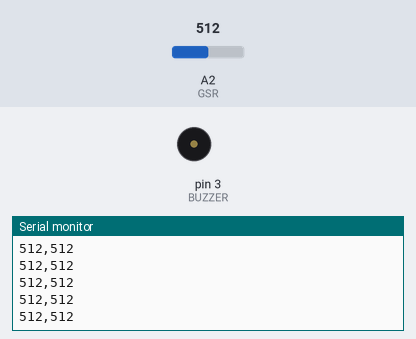
Recording of a sketch running on a simulated Arduino Uno, built with avr-gcc and run on an emulated ATmega328P. Parts: buzzer (waves = sounding, pin HIGH), the last lines printed to the serial monitor. Inputs (shaded band) come from the test bench; at power-on: A2 (GSR) = 512.

Above: at 4.7 s.
4.8 s: A2 (GSR) set to 986
At 5.9 s:
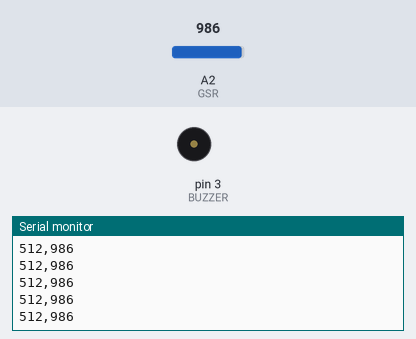
6.3 s: A2 (GSR) set to 1007
At 6.9 s:
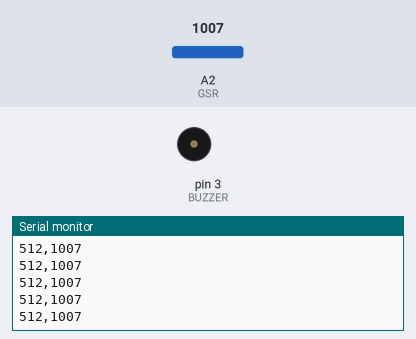
Timing chart, 0 to 9.3 s (numbered marks = the images above; inputs shaded):
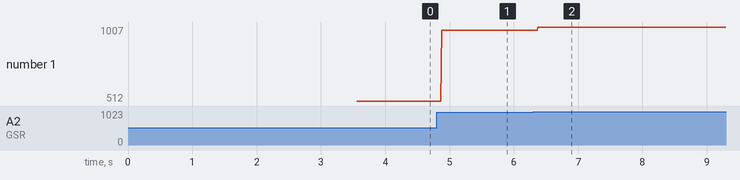

Measured:
- after the input at 4.8 s, the serial monitor: prints a new line after 0.08 s (image 1)
- after the input at 6.3 s, the serial monitor: prints a new line after 0.07 s (image 2)
- plotted number 1: 512 → 986 after the input at 4.8 s, 986 → 1007 after the input at 6.3 s

The sketch:

Gsr03.ino
```cpp
const int BUZZER = 3;
const int GSR = A2;
int threshold = 0;
int sensorValue;

void setup() {
	long sum = 0;
	Serial.begin(9600);
	pinMode(BUZZER, OUTPUT);
	digitalWrite(BUZZER, LOW);
	delay(1000);

	for (int i = 0; i < 500; i++)
	{
		sensorValue = analogRead(GSR);
		sum += sensorValue;
		delay(5);
	}
	threshold = sum / 500;
}

void loop() {
	sensorValue = analogRead(GSR);
	Serial.print(threshold);
	Serial.print(",");
	Serial.println(sensorValue);
}
```
